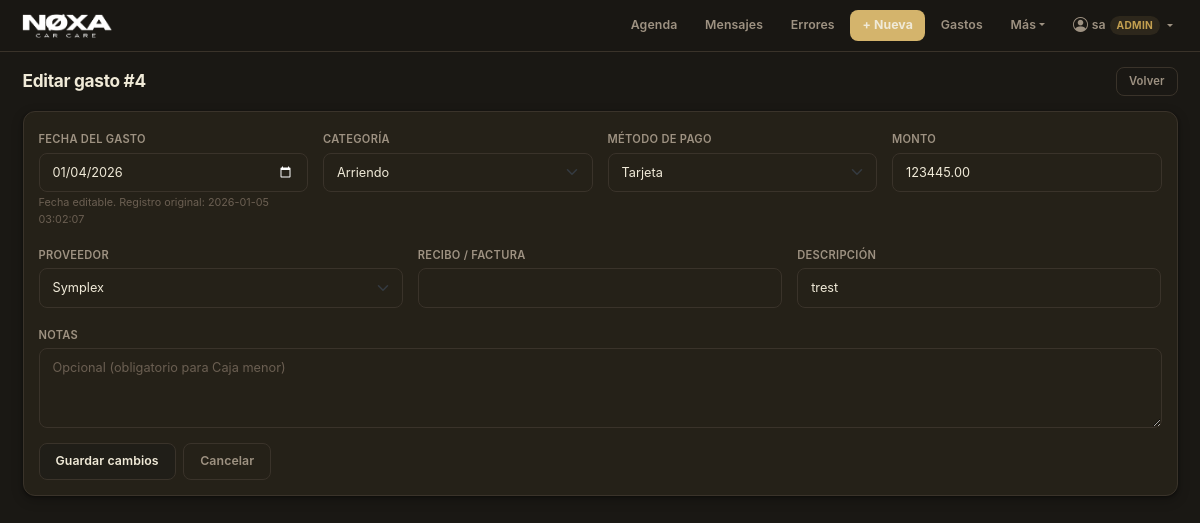
Page /expenses/4/edit (signed in) on the committed database.
### app.py (models this page shows, shortened)
class User(db.Model):
    __tablename__ = "users"
    id           = db.Column(db.Integer, primary_key=True)
    username     = db.Column(db.String(80), nullable=False, unique=True)
    password_hash= db.Column(db.String(256), nullable=False)
    role         = db.Column(db.String(20), nullable=False, default="operario")
    is_active    = db.Column(db.Boolean, default=True)
    created_at   = db.Column(db.DateTime, nullable=False, default=datetime.utcnow)
    must_change_password = db.Column(db.Boolean, default=False)
    salary          = db.Column(db.Integer, default=0)
    is_trial_period = db.Column(db.Boolean, default=False)  # override manual (legado)
    hire_date       = db.Column(db.Date, nullable=True)     # fecha real de ingreso

class Expense(db.Model):
    __tablename__ = "expenses"
    id = db.Column(db.Integer, primary_key=True)
    expense_date = db.Column(db.Date, nullable=False, default=date.today)
    created_at = db.Column(db.DateTime, nullable=False, default=datetime.utcnow)
    updated_at = db.Column(db.DateTime, nullable=False, default=datetime.utcnow, onupdate=datetime.utcnow)
    amount = db.Column(db.Numeric(12, 2), nullable=False)
    category = db.Column(db.String(80), nullable=False)
    payment_method = db.Column(db.String(40), nullable=False)
    vendor = db.Column(db.String(120), nullable=True)
    description = db.Column(db.String(255), nullable=False)
    receipt = db.Column(db.String(80), nullable=True)
    notes = db.Column(db.Text, nullable=True)
    is_void = db.Column(db.Boolean, nullable=False, default=False)

class ExpenseCategory(db.Model):
    __tablename__ = "expense_categories"
    id = db.Column(db.Integer, primary_key=True)
    name = db.Column(db.String(80), nullable=False, unique=True)
    is_active = db.Column(db.Boolean, default=True)

### app.py (the view, shortened to what this page needs)
@app.route("/expenses/<int:expense_id>/edit", methods=["GET", "POST"])
def expenses_edit(expense_id):
    exp = Expense.query.get_or_404(expense_id)
    return render_template(
        "expenses_edit.html",
        expense=exp,
        categories=[c.name for c in ExpenseCategory.query.filter_by(is_active=True).order_by(ExpenseCategory.name).all()],
        payment_methods=PAYMENT_METHODS,
        vendors=get_existing_vendors()
    )

### app.py (called while the page is built)
def get_existing_vendors():
    vendors = (
        db.session.query(Expense.vendor)
        .filter(Expense.vendor.isnot(None))
        .filter(Expense.vendor != "")
        .distinct()
        .order_by(Expense.vendor)
        .all()
    )
    return [v[0] for v in vendors]

@app.before_request
def require_login():
    endpoint = request.endpoint
    if endpoint in PUBLIC_ENDPOINTS:
        return
    user_id = session.get("user_id")
    if not user_id:
        return redirect(url_for("login", next=request.path))
    user = User.query.get(user_id)
    if not user or not user.is_active:
        session.clear()
        return redirect(url_for("login"))
    g.current_user = user
    if bool(user.must_change_password) and endpoint not in CHANGE_PWD_ENDPOINTS:
        flash("Debes cambiar tu contraseña antes de continuar.", "warning")
        return redirect(url_for("change_password"))
    if user.role == "operario" and endpoint not in OPERARIO_ENDPOINTS:
        flash("No tienes permiso para acceder a esa sección.", "danger")
        return redirect(url_for("calendar_view"))

@app.context_processor
def inject_user():
    return {"current_user": getattr(g, "current_user", None)}

### templates/expenses_edit.html (shortened to what this page needs)
{% extends "base.html" %}
{% block content %}
<div class="d-flex align-items-center justify-content-between flex-wrap gap-2">
  <h2 class="mb-0">Editar gasto #{{ expense.id }}</h2>
  <a class="btn btn-outline-light btn-sm" href="{{ url_for('expenses_list') }}">Volver</a>
</div>
<form method="post" class="card bg-secondary border-0 mt-3 p-3">
  <div class="row g-3">
    <div class="col-12 col-md-3">
      <label class="form-label">Fecha del gasto</label>
      <input type="date" name="expense_date" class="form-control"
             value="{{ expense.expense_date.strftime('%Y-%m-%d') }}" required>
      <div class="form-text text-light">Fecha editable. Registro original: {{ expense.created_at.strftime('%Y-%m-%d %H:%M:%S') }}</div>
    </div>
    <div class="col-12 col-md-3">
      <label class="form-label">Categoría</label>
      <select name="category" id="category" class="form-select" required>
        {% for c in categories %}
          <option value="{{ c }}" {% if expense.category == c %}selected{% endif %}>{{ c }}</option>
        {% endfor %}
      </select>
    </div>
    <div class="col-12 col-md-3">
      <label class="form-label">Método de pago</label>
      <select name="payment_method" class="form-select" required>
        {% for pm in payment_methods %}
          <option value="{{ pm }}" {% if expense.payment_method == pm %}selected{% endif %}>{{ pm }}</option>
        {% endfor %}
      </select>
    </div>
    <div class="col-12 col-md-3">
      <label class="form-label">Monto</label>
      <input type="number" name="amount" class="form-control"
             min="0"
             step="1"
             inputmode="numeric"
             pattern="[0-9]*"
             value="{{ expense.amount }}"
             required>
    </div>
    <div class="col-12 col-md-4">
      <label class="form-label">Proveedor</label>
      <select name="vendor" id="vendor" class="form-select">
        {% for v in vendors %}
          <option value="{{ v }}" {% if expense.vendor == v %}selected{% endif %}>{{ v }}</option>
        {% endfor %}
      </select>
    </div>
    <div class="col-12 col-md-4">
      <label class="form-label">Recibo / factura</label>
      <input type="text" name="receipt" class="form-control" value="{{ expense.receipt or '' }}">
    </div>
    <div class="col-12 col-md-4">
      <label class="form-label">Descripción</label>
      <input type="text" name="description" class="form-control" value="{{ expense.description }}" required>
    </div>
    <div class="col-12">
      <label class="form-label">Notas</label>
      <textarea name="notes" id="notes" class="form-control" rows="3" placeholder="Opcional (obligatorio para Caja menor)">{{ expense.notes or '' }}</textarea>
    </div>
  </div>
  <div class="d-flex gap-2 mt-3">
    <button class="btn btn-dark">Guardar cambios</button>
    <a class="btn btn-outline-light" href="{{ url_for('expenses_list') }}">Cancelar</a>
  </div>
</form>
{% endblock %}

### templates/base.html (shortened to what this page needs)
<!doctype html>
<html lang="es">
<head>
  <link href="https://cdn.jsdelivr.net/npm/bootstrap@5.3.3/dist/css/bootstrap.min.css" rel="stylesheet">
  <link href="https://cdn.jsdelivr.net/npm/bootstrap-icons@1.11.3/font/bootstrap-icons.min.css" rel="stylesheet">
</head>
<body>
<nav class="navbar navbar-expand-lg mb-0"
     style="background:rgba(26,24,20,0.95);backdrop-filter:blur(20px);-webkit-backdrop-filter:blur(20px);border-bottom:1px solid var(--border);">
  <div class="container-fluid px-3">
    <a class="navbar-brand" href="{{ url_for('calendar_view') }}" style="padding:0;">
      <img src="{{ url_for('static', filename='img/logotipo.png') }}" alt="Agenda Detailing" class="navbar-logo"
        onerror="this.style.display='none';this.insertAdjacentHTML('afterend','<span class=\'navbar-brand-text\'>Agenda</span>');">
    </a>
    <div class="collapse navbar-collapse justify-content-end" id="navbarContent">
      <div class="d-flex flex-column flex-lg-row align-items-lg-center gap-1 py-2 py-lg-0">
        <a class="nav-link-custom" href="{{ url_for('calendar_view') }}">Agenda</a>
        {% if not current_user or current_user.role != 'operario' %}
        <a class="nav-link-custom" href="{{ url_for('whatsapp_inbox') }}">Mensajes</a>
        <a class="nav-link-custom" href="{{ url_for('quality_errors_list') }}">Errores</a>
        {% endif %}
        <a class="nav-link-custom nav-link-accent" href="{{ url_for('new_appointment') }}">+ Nueva</a>
        {% if not current_user or current_user.role != 'operario' %}
        <a class="nav-link-custom" href="{{ url_for('expenses_new') }}">Gastos</a>
        {% endif %}
        <div class="dropdown">
          <button class="nav-link-custom border-0 bg-transparent dropdown-toggle"
                  type="button" data-bs-toggle="dropdown" aria-expanded="false">Más</button>
        </div>
        {% if current_user %}
        <div class="dropdown">
          <button class="nav-link-custom border-0 bg-transparent dropdown-toggle d-flex align-items-center gap-1"
                  type="button" data-bs-toggle="dropdown" aria-expanded="false">
            <i class="bi bi-person-circle" style="font-size:1rem;"></i>
            <span>{{ current_user.username }}</span>
            <span style="font-size:0.68rem;padding:2px 7px;border-radius:20px;background:var(--accent-bg);color:var(--accent-dk);font-weight:700;text-transform:uppercase;letter-spacing:0.3px;">{{ current_user.role }}</span>
          </button>
        </div>
        {% endif %}
      </div>
    </div>
  </div>
</nav>
<div class="container-fluid px-3 px-lg-4 pt-3">
  {% block content %}{% endblock %}
</div>
</body>
</html>

### templates/base.html (style rules this page uses)
:root { color-scheme: dark; --bg: #1a1814; --bg2: #201e18; --surface: #252118; --surface2: #2e2a20; --border: #3a332a; --border2: rgba(212,180,108,0.25); --text: #f0ead8; --text2: #9e9282; --text3: #6b5f52; --accent: #d4b46c; --accent-dk: #c4a050; --accent-bg: rgba(212,180,108,0.10); --ink: #f0ead8; --radius: 12px; --radius-sm: 8px; --shadow: 0 1px 3px rgba(0,0,0,0.4), 0 4px 12px rgba(0,0,0,0.25); --shadow-sm: 0 1px 2px rgba(0,0,0,0.3); }
*, *::before, *::after { box-sizing: border-box; }
html, body { margin: 0; padding: 0; background-color: var(--bg) !important; color: var(--text); font-family: -apple-system, BlinkMacSystemFont, "Segoe UI", sans-serif; -webkit-font-smoothing: antialiased; font-size: 15px; }
.container-fluid, .container { background: transparent !important; }
h1, h2, h3, h4, h5, h6 { color: var(--text); font-weight: 700; letter-spacing: -0.3px; }
h2 { font-size: 1.15rem; }
p, span, td, li { color: var(--text2); }
.navbar-logo { height: 36px; width: auto; display: block; }
.nav-link-custom { color: var(--text2); text-decoration: none; font-size: 0.82rem; font-weight: 600; padding: 6px 12px; border-radius: var(--radius-sm); transition: color 0.15s, background 0.15s; letter-spacing: 0.1px; cursor: pointer; white-space: nowrap; }
.nav-link-accent { color: var(--ink) !important; background: var(--accent) !important; font-weight: 700; }
.btn { font-size: 0.82rem !important; font-weight: 600 !important; border-radius: var(--radius-sm) !important; padding: 8px 16px !important; transition: all 0.15s !important; box-shadow: none !important; letter-spacing: 0.1px; border: none !important; }
.btn-dark { background: var(--bg2) !important; border: 1px solid var(--border) !important; color: var(--text) !important; }
.btn-outline-light { background: transparent !important; border: 1px solid var(--border) !important; color: var(--text2) !important; }
.btn-sm { padding: 5px 12px !important; font-size: 0.75rem !important; }
.form-control, .form-select { background-color: var(--surface) !important; border: 1.5px solid var(--border) !important; color: var(--text) !important; border-radius: var(--radius-sm) !important; box-shadow: none !important; font-size: 0.85rem !important; padding: 9px 13px !important; transition: border-color 0.15s !important; }
.form-control::placeholder { color: var(--text3) !important; }
textarea.form-control { resize: vertical; min-height: 80px; }
input[type="date"], input[type="time"] { color-scheme: dark; }
.form-label { color: var(--text2) !important; font-size: 0.74rem !important; font-weight: 600 !important; margin-bottom: 5px !important; letter-spacing: 0.3px; text-transform: uppercase; }
.form-text { color: var(--text3) !important; font-size: 0.72rem !important; }
.card, .bg-secondary:not(.badge) { background: var(--surface) !important; border: 1px solid var(--border) !important; color: var(--text) !important; border-radius: var(--radius) !important; box-shadow: var(--shadow) !important; }
nav.navbar { position: relative; z-index: 1040; }

### rows in the picture
User: username "sa", role "ADMIN"
Expense: id "4", expense_date "01/04/2026", created_at "2026-01-05 03:02:07", category "Arriendo", payment_method "Tarjeta", amount "123445.00", vendor "Symplex", description "trest"
